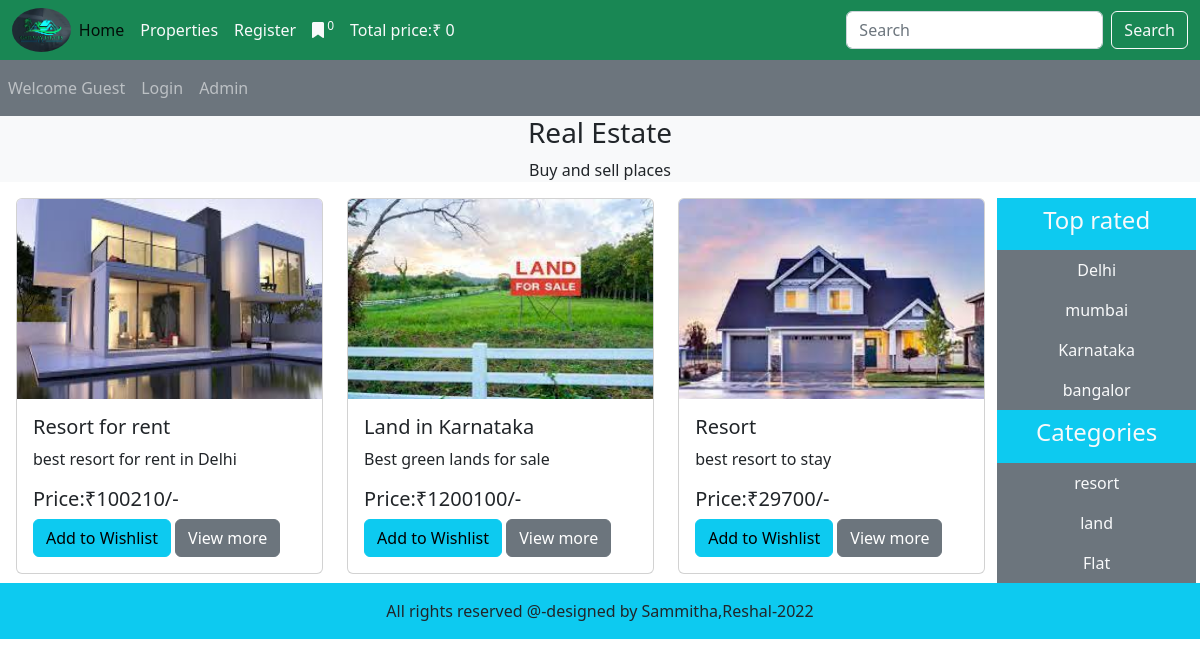
The page / on the database its author committed.
### tables this page shows
CREATE TABLE `properties` (
  `property_id` int(11) NOT NULL,
  `property_title` varchar(100) NOT NULL,
  `property_description` varchar(300) NOT NULL,
  `property_keywords` varchar(300) NOT NULL,
  `category_id` int(11) NOT NULL,
  `popular_id` int(11) NOT NULL,
  `property_image1` varchar(300) NOT NULL,
  `property_image2` varchar(300) NOT NULL,
  `property_image3` varchar(300) NOT NULL,
  `property_price` varchar(100) NOT NULL,
  `date` timestamp NOT NULL DEFAULT current_timestamp() ON UPDATE current_timestamp(),
  `status` varchar(100) NOT NULL
);

CREATE TABLE `popular` (
  `popular_id` int(11) NOT NULL,
  `popular_title` varchar(100) NOT NULL
);

CREATE TABLE `categories` (
  `category_id` int(11) NOT NULL,
  `category_title` varchar(100) NOT NULL
);

### functions/common_function.php (the view, shortened to what this page needs)
<?php
function getproperties(){
global $con;
if(!isset($_GET['category'])){
   if(!isset($_GET['popular'])){
$select_query="Select * from `properties` order by rand() LIMIT 0,3";
$result_query=mysqli_query($con,$select_query);
while($row=mysqli_fetch_assoc($result_query)){
$property_id=$row['property_id'];
$property_title=$row['property_title'];
$property_description=$row['property_description'];
$property_image1=$row['property_image1'];
$property_price=$row['property_price'];
echo "<div class='col-md-4 mb-2'>
<div class='card'>
    <img src='./property_images/$property_image1' class='card-img-top' alt='$property_image1'>
    <div class='card-body'>
      <h5 class='card-title'>$property_title</h5>
      <p class='card-text'>$property_description</p>
      <h5 class='card-title'>Price:₹$property_price/-</h5>
      <a href='index.php?add_to_wishlist=$property_id' class='btn btn-info'>Add to Wishlist</a>
      <a href='properties_details.php?property_id=$property_id' class='btn btn-secondary'>View more</a>
    </div>
 </div>
</div>";
}
}
}
}
function getpop(){
    global $con;
    $select_popular="Select * from `popular`";
    $result_pop=mysqli_query($con,$select_popular);
   while($row_data=mysqli_fetch_assoc($result_pop)){
        $pop_title=$row_data['popular_title'];
        $pop_id=$row_data['popular_id'];
        echo  "<li class='nav-item '>
        <a class='nav-link text-light' href='index.php?popular=$pop_id'>$pop_title</a>
      </li>";
   }
}
function getcat(){
    global $con;
    $select_category="Select * from `categories`";
    $result_cat=mysqli_query($con,$select_category);
   while($row_data=mysqli_fetch_assoc($result_cat)){
        $cat_title=$row_data['category_title'];
        $cat_id=$row_data['category_id'];
        echo  "<li class='nav-item '>
        <a class='nav-link text-light' href='index.php?category=$cat_id'>$cat_title</a>
      </li>";
   }
}
    function getIPAddress() {
     if(!empty($_SERVER['HTTP_CLIENT_IP'])) {
                $ip = $_SERVER['HTTP_CLIENT_IP'];
        }
    elseif (!empty($_SERVER['HTTP_X_FORWARDED_FOR'])) {
                $ip = $_SERVER['HTTP_X_FORWARDED_FOR'];
     }
    else{
             $ip = $_SERVER['REMOTE_ADDR'];
     }
     return $ip;
}
   function wishlistnum(){
      if(isset($_GET['add_to_wishlist'])){
         global $con;
         $ip=getIPAddress();
         $select_query="Select *from `wishlist` where ip_address='$ip'";
         $result_query=mysqli_query($con,$select_query);
         $count_wishlist=mysqli_num_rows($result_query);
      }else
         {
            global $con;
            $ip=getIPAddress();
            $select_query="Select *from `wishlist` where ip_address='$ip'";
            $result_query=mysqli_query($con,$select_query);
            $count_wishlist=mysqli_num_rows($result_query);
         }
      echo $count_wishlist;
   }
   function total_price(){
      $total_price=0;
      echo $total_price;
   }
?>

### index.php (shortened to what this page needs)
<?php
include('./includes/connect.php');
include('functions/common_function.php');
?>
<!DOCTYPE html>
<html lang="en">
<head>
     <link href="https://cdn.jsdelivr.net/npm/bootstrap@5.2.3/dist/css/bootstrap.min.css" rel="stylesheet">
    <link rel="stylesheet" href="https://cdnjs.cloudflare.com/ajax/libs/font-awesome/6.2.1/css/all.min.css" />
    <link rel="stylesheet" href="style.css">
</head>
<body>
    <div class="container-fluid p-0">
    <nav class="navbar navbar-expand-lg bg-success">
  <div class="container-fluid">
    <img src="./images/logo.jfif" alt="" class="logo">
    <div class="collapse navbar-collapse" id="navbarSupportedContent">
      <ul class="navbar-nav me-auto mb-2 mb-lg-0">
        <li class="nav-item">
          <a class="nav-link active " aria-current="page" href="index.php" >Home</a>
        </li>
        <li class="nav-item">
          <a class="nav-link text-light" href="displayall_properties.php">Properties</a>
        </li>
        <li class="nav-item">
          <a class="nav-link text-light" href="user_area/user_registration.php" >Register</a>
        </li>
        <li class="nav-item">
          <a class="nav-link text-light" href="wishlist.php" ><i class="fa-solid fa-bookmark"></i><sup>
        <?php
        wishlistnum();
        ?></sup></a>
        </li>
        <li class="nav-item">
          <a class="nav-link text-light" href="#" >Total price:₹ <?php
        ?></a>
        </li>
      </ul>
      <form class="d-flex" role="search">
        <input class="form-control me-2" type="search" placeholder="Search" aria-label="Search">
        <button class="btn btn-outline-light" type="submit">Search</button>
      </form>
    </div>
        </div>
     </nav>
     <nav class="navbar navbar-expand-lg navbar-dark bg-secondary">
        <ul class="navbar-nav me-auto">
        <li class="nav-item">
          <a class="nav-link" href="#">Welcome Guest</a>
        </li>  <?php
        if(!isset($_SESSION['username'])){
          echo " <li class='nav-item'>
          <a class='nav-link' href='./user_area/user_login.php'>Login</a>
        </li> ";
        }
        else{
          echo " <li class='nav-item'>
          <a class='nav-link' href='./user_area/logout.php'>Logout</a>
        </li> ";
        };
        ?>
        <li class="nav-item">
          <a class="nav-link" href="./admin_area/admin_login.php">Admin</a>
        </li>
        </ul>
        </nav>
     <div class="bg-light">
        <h3 class="text-center">Real Estate</h3>
        <p class="text-center">Buy and sell places</p>
    </div>
     <div class="row px-3">
        <div class="col-md-10">
            <div class="row">
              <?php
            getproperties();
              ?>
            </div>
        </div>
        <div class="col-md-2 bg-secondary p-0">
    <ul class="navbar-nav me-auto text-center">
        <li class="nav-item bg-info">
          <a class="nav-link text-light" href="#"><h4>Top rated</h4></a>
        </li>
    <?php
        getpop();
    ?>
    </ul>
    <ul class="navbar-nav me-auto text-center">
        <li class="nav-item bg-info">
          <a class="nav-link text-light" href="#"><h4>Categories</h4></a>
        </li>
    <?php
        getcat();
    ?>
    </ul>
    </div>
    </div>
    <?php
    include("./includes/footer.php" );
    ?>
    </div>
</body>
</html>

### includes/footer.php
<div class="bg-info p-3 text-center">
        All rights reserved @-designed by Sammitha,Reshal-2022
</div>

### style.css (style rules this page uses)
* { margin: 0; padding: 0; box-sizing: border-box; }
.logo { width: 5%; height:5% ; border-radius: 100%; padding: 0%; }
.card-img-top { width: 100%; height: 200px; }

### rows shown on the page
properties: property_image1 (picture), property_title "Resort for rent", property_description "best resort for rent in Delhi", property_price "100210"
properties: property_image1 (picture), property_title "Land in Karnataka", property_description "Best green lands for sale", property_price "1200100"
properties: property_image1 (picture), property_title "Resort", property_description "best resort to stay", property_price "29700"
popular: popular_title "Delhi"
popular: popular_title "mumbai"
popular: popular_title "Karnataka"
popular: popular_title "bangalor"
categories: category_title "resort"
categories: category_title "land"
categories: category_title "Flat"

### other values the page prints
$count_wishlist "0"
$total_price "0"
